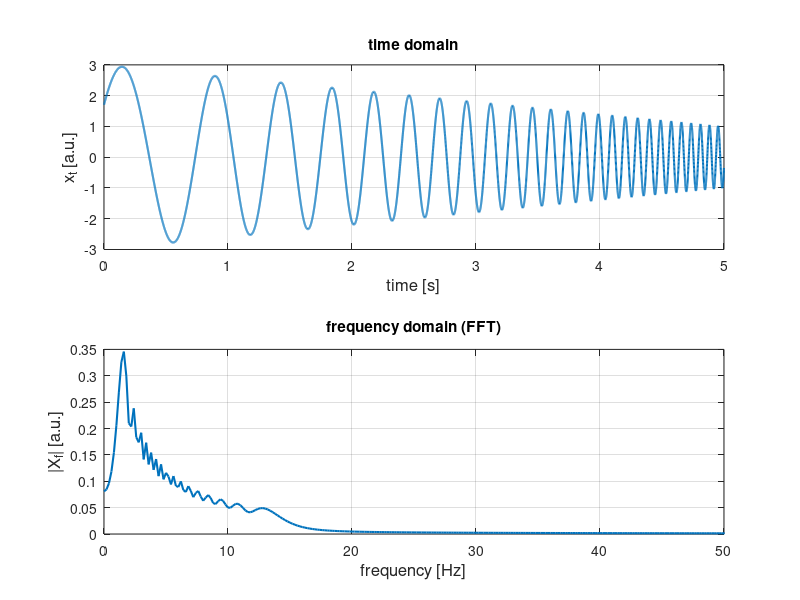

The MATLAB script that drew this image: (Note: this script raises an error after producing the figure.)
%% validation of time-frequency analysis with Prisma
% - create a test signal with known properties
% - send it to time-frequency decomposition via Prisma, 
% - inspect the results to check they match what expected

%% add toolbox folder to path: Prisma

% relative path to toolbox
targetFolder = fullfile('work','functions','Prisma');
found = false;

if ispc % --- Windows, loop over drive letters A: to Z: ---
    letterVector = 65:90;   % ASCII codes for A–Z
    for diskLbl = string(char(letterVector) + ":")'
        addOnPath = fullfile(diskLbl, targetFolder);
        if exist(addOnPath,'dir')
            addpath(addOnPath)
            disp(['added to path: ' addOnPath])
            found = true;
            break
        end
    end

elseif isunix % --- Linux, look under /media/<user>
    mountFolder = fullfile('/media', getenv('USER'));
    % check one level down for drives, then into work/functions/PhysioExplorer
    matches = dir(fullfile(mountFolder, '*', targetFolder));
    if ~isempty(matches)
        addOnPath = matches(1).folder;
        addpath(addOnPath)
        disp(['added to path: ' addOnPath])
        found = true;
    end
        
end

if ~found
    warning([ targetFolder ' not added to path: folder not found'])
end

%% select signal type

signalType = 1;  % simple chirp

%% time and frequency setup
% common to all signal types

% sampling rate
fs = 2000; % Hz
dt = 1/fs; % delta t

% time info
timeRange = [0 5]; % seconds
timeVec = timeRange(1):dt:timeRange(end);
timeVec(end) = [];
N = length(timeVec);

% frequency info
df = fs/(N-1);
f_Fourier = (0:N-1)*df;
f_Fourier_shifted = (-(N/2) : (N/2-1)) * df;

%% generate test signal

switch signalType
    
    case 1
        %% signal 1: simple chirp with variable amplitude
        fprintf('signal type 1: simple logarithmic chirp\n');
        freqRange = [1 15];
        amplRange = [3 1];
        a = linspace(amplRange(1), amplRange(end), N);
        X1 = a' .* chirp((0:N-1)*dt, freqRange(1), (N-1)*dt, freqRange(end), 'logarithmic')';
        groundTruth_Lbl = 'Logarithmic chirp: 1-15 Hz, decreasing amplitude';
end

% frequency domain FFT (for all signal types)
X_fft = fft(X1);
X_abs = abs(X_fft)/N;
X_pow = X_abs.^2;

%% figure: see the test signal in time and frequency (FFT) domains

figure(1); clf
set(gcf, 'Position', [100 100 1200 500]);

% time domain
subplot(2,1,1)
plot(timeVec, X1, 'LineWidth', 1.5);
%xlabel(['time [' pr_cfg.physicalAxis_units ']'], 'FontSize', 12);
xlabel(['time [s]'], 'FontSize', 12);
ylabel('x_t [a.u.]', 'FontSize', 12);
title('time domain');
grid on;
xlim(timeRange);

% frequency domain (Fourier)
subplot(2,1,2)
plot(f_Fourier, X_abs, 'LineWidth', 1.5);
xlabel('frequency [Hz]', 'FontSize', 12);
ylabel('|X_f| [a.u.]', 'FontSize', 12);
title('frequency domain (FFT)');
grid on;
xlim([0 50]); 

% Add ground truth as suptitle
sgtitle(sprintf('signal type %d: %s', signalType, groundTruth_Lbl), 'FontSize', 12, 'FontWeight', 'normal');


%% 1- STFFT

% Configure STFFT parameters
pr_cfg = struct();
pr_cfg.srate = fs;                       % Sampling rate
pr_cfg.physicalAxis_vec = timeVec;       % Time axis for output
pr_cfg.physicalAxis_units = 's';         % Time units
pr_cfg.STFT_windowLength_pnt = 2000;    % Window length (e.g., 500 points = 250 ms at 2000 Hz)
pr_cfg.STFT_windowStep_pnt = 100;       % Window step (100 points = 50 ms at 2000 Hz)
pr_cfg.STFT_zeroPadding = 8;            % 8x zero padding for frequency resolution


pr_cfg.sanityCheck_fig = false;

% run STFFT
[spectra, pr_cfg] = pr_STFT(X1, pr_cfg);

% extract amplitude from complex spectra
complex_spectra = complex(spectra(:,:,1), spectra(:,:,2));
amplitude = abs(complex_spectra);
amplitude = amplitude * 2;
power = amplitude.^2;

% get time-frequency axes from output
freq_axis = pr_cfg.STFT_freq_Hz;
time_axis_stfft = pr_cfg.physicalAxis_output;

%% Visualize STFFT results

% TO DO: convert this to its own function (e.g., pr_view)


figure(2); clf
set(gcf, 'Position', [150 50 1200 600]);

% Time-frequency spectrogram (raw amplitude in original units)
imagesc(time_axis_stfft, freq_axis, amplitude);
axis xy; 
colorbar;
xlabel('Time (s)', 'FontSize', 12);
ylabel('Frequency (Hz)', 'FontSize', 12);
title('STFFT');
ylim([0 min(30, max(freq_axis))]);
grid on;

colormap(flipud(hot))
